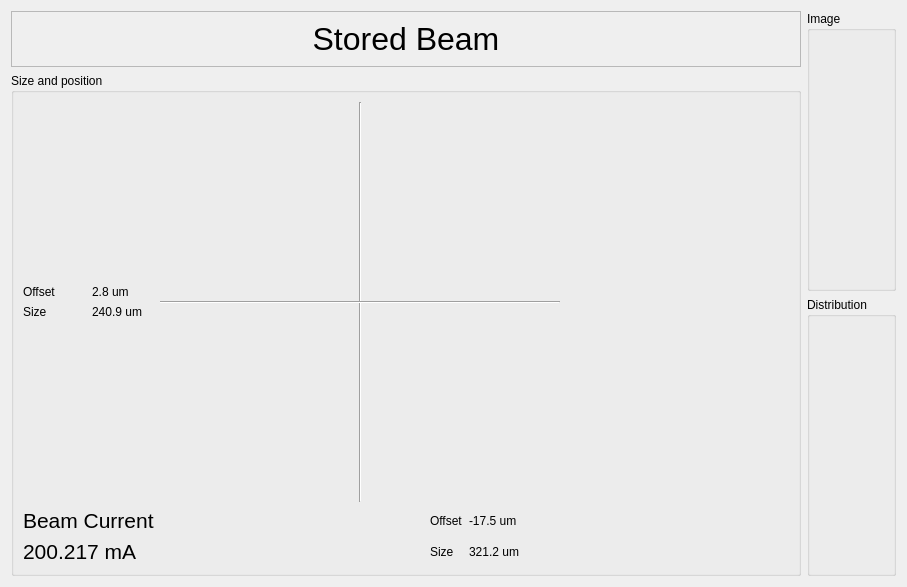
<?xml version="1.0" encoding="UTF-8"?>
<ui version="4.0">
 <class>Form</class>
 <widget class="QWidget" name="Form">
  <property name="geometry">
   <rect>
    <x>0</x>
    <y>0</y>
    <width>907</width>
    <height>565</height>
   </rect>
  </property>
  <property name="windowTitle">
   <string>Stored Beam</string>
  </property>
  <layout class="QHBoxLayout" name="horizontalLayout">
   <item>
    <layout class="QVBoxLayout" name="verticalLayout">
     <item>
      <widget class="QFrame" name="frame_2">
       <property name="frameShape">
        <enum>QFrame::StyledPanel</enum>
       </property>
       <property name="frameShadow">
        <enum>QFrame::Raised</enum>
       </property>
       <layout class="QGridLayout" name="gridLayout_6">
        <item row="0" column="0">
         <widget class="QLabel" name="label_2">
          <property name="font">
           <font>
            <pointsize>24</pointsize>
           </font>
          </property>
          <property name="text">
           <string>Stored Beam</string>
          </property>
          <property name="alignment">
           <set>Qt::AlignCenter</set>
          </property>
         </widget>
        </item>
       </layout>
      </widget>
     </item>
     <item>
      <widget class="QGroupBox" name="groupBox_3">
       <property name="title">
        <string>Size and position</string>
       </property>
       <layout class="QGridLayout" name="gridLayout_5">
        <item row="0" column="0">
         <layout class="QGridLayout" name="gridLayout">
          <item row="1" column="0">
           <widget class="QLabel" name="label_11">
            <property name="text">
             <string>Offset</string>
            </property>
           </widget>
          </item>
          <item row="1" column="1">
           <widget class="QELabel" name="qelabel_6">
            <property name="text">
             <string>2.8 um</string>
            </property>
            <property name="variable" stdset="0">
             <string>SR10BM02IMG01:Y_OFFSET_MONITOR</string>
            </property>
            <property name="allowDrop">
             <bool>true</bool>
            </property>
           </widget>
          </item>
          <item row="2" column="0">
           <widget class="QLabel" name="label_13">
            <property name="text">
             <string>Size</string>
            </property>
           </widget>
          </item>
          <item row="2" column="1">
           <widget class="QELabel" name="qelabel_7">
            <property name="text">
             <string>240.9 um</string>
            </property>
            <property name="variable" stdset="0">
             <string>SR10BM02IMG01:Y_SIZE_MONITOR</string>
            </property>
           </widget>
          </item>
          <item row="3" column="1">
           <spacer name="verticalSpacer">
            <property name="orientation">
             <enum>Qt::Vertical</enum>
            </property>
            <property name="sizeHint" stdset="0">
             <size>
              <width>20</width>
              <height>40</height>
             </size>
            </property>
           </spacer>
          </item>
          <item row="0" column="1">
           <spacer name="verticalSpacer_2">
            <property name="orientation">
             <enum>Qt::Vertical</enum>
            </property>
            <property name="sizeHint" stdset="0">
             <size>
              <width>20</width>
              <height>40</height>
             </size>
            </property>
           </spacer>
          </item>
         </layout>
        </item>
        <item row="1" column="0">
         <layout class="QVBoxLayout" name="verticalLayout_3">
          <item>
           <widget class="QLabel" name="label_5">
            <property name="font">
             <font>
              <pointsize>16</pointsize>
             </font>
            </property>
            <property name="text">
             <string>Beam Current</string>
            </property>
           </widget>
          </item>
          <item>
           <widget class="QELabel" name="qelabel_5">
            <property name="font">
             <font>
              <pointsize>16</pointsize>
             </font>
            </property>
            <property name="text">
             <string>200.217 mA</string>
            </property>
            <property name="variable" stdset="0">
             <string>SR11BCM01:CURRENT_MONITOR</string>
            </property>
           </widget>
          </item>
         </layout>
        </item>
        <item row="1" column="1">
         <layout class="QGridLayout" name="gridLayout_2">
          <item row="0" column="1">
           <widget class="QLabel" name="label_3">
            <property name="text">
             <string>Offset</string>
            </property>
           </widget>
          </item>
          <item row="0" column="2">
           <widget class="QELabel" name="qelabel_3">
            <property name="text">
             <string>-17.5 um</string>
            </property>
            <property name="variable" stdset="0">
             <string>SR10BM02IMG01:X_OFFSET_MONITOR</string>
            </property>
           </widget>
          </item>
          <item row="1" column="1">
           <widget class="QLabel" name="label">
            <property name="text">
             <string>Size</string>
            </property>
           </widget>
          </item>
          <item row="1" column="2">
           <widget class="QELabel" name="qelabel">
            <property name="text">
             <string>321.2 um</string>
            </property>
            <property name="variable" stdset="0">
             <string>SR10BM02IMG01:X_SIZE_MONITOR</string>
            </property>
           </widget>
          </item>
          <item row="0" column="3">
           <spacer name="horizontalSpacer">
            <property name="orientation">
             <enum>Qt::Horizontal</enum>
            </property>
            <property name="sizeHint" stdset="0">
             <size>
              <width>40</width>
              <height>20</height>
             </size>
            </property>
           </spacer>
          </item>
          <item row="0" column="0">
           <spacer name="horizontalSpacer_2">
            <property name="orientation">
             <enum>Qt::Horizontal</enum>
            </property>
            <property name="sizeHint" stdset="0">
             <size>
              <width>40</width>
              <height>20</height>
             </size>
            </property>
           </spacer>
          </item>
         </layout>
        </item>
        <item row="0" column="1">
         <widget class="QFrame" name="frame">
          <property name="sizePolicy">
           <sizepolicy hsizetype="Fixed" vsizetype="Fixed">
            <horstretch>0</horstretch>
            <verstretch>0</verstretch>
           </sizepolicy>
          </property>
          <property name="minimumSize">
           <size>
            <width>400</width>
            <height>400</height>
           </size>
          </property>
          <property name="maximumSize">
           <size>
            <width>400</width>
            <height>400</height>
           </size>
          </property>
          <property name="frameShape">
           <enum>QFrame::NoFrame</enum>
          </property>
          <property name="frameShadow">
           <enum>QFrame::Plain</enum>
          </property>
          <property name="lineWidth">
           <number>0</number>
          </property>
          <widget class="Line" name="line">
           <property name="geometry">
            <rect>
             <x>0</x>
             <y>190</y>
             <width>400</width>
             <height>20</height>
            </rect>
           </property>
           <property name="minimumSize">
            <size>
             <width>400</width>
             <height>20</height>
            </size>
           </property>
           <property name="maximumSize">
            <size>
             <width>400</width>
             <height>20</height>
            </size>
           </property>
           <property name="orientation">
            <enum>Qt::Horizontal</enum>
           </property>
          </widget>
          <widget class="Line" name="line_2">
           <property name="geometry">
            <rect>
             <x>190</x>
             <y>0</y>
             <width>20</width>
             <height>400</height>
            </rect>
           </property>
           <property name="minimumSize">
            <size>
             <width>20</width>
             <height>400</height>
            </size>
           </property>
           <property name="maximumSize">
            <size>
             <width>20</width>
             <height>400</height>
            </size>
           </property>
           <property name="orientation">
            <enum>Qt::Vertical</enum>
           </property>
          </widget>
          <widget class="QCaShapePlugin" name="qcashapeplugin">
           <property name="geometry">
            <rect>
             <x>0</x>
             <y>0</y>
             <width>400</width>
             <height>400</height>
            </rect>
           </property>
           <property name="sizePolicy">
            <sizepolicy hsizetype="Fixed" vsizetype="Fixed">
             <horstretch>0</horstretch>
             <verstretch>0</verstretch>
            </sizepolicy>
           </property>
           <property name="minimumSize">
            <size>
             <width>400</width>
             <height>400</height>
            </size>
           </property>
           <property name="maximumSize">
            <size>
             <width>400</width>
             <height>400</height>
            </size>
           </property>
           <property name="variable1" stdset="0">
            <string>SR10BM02IMG01:X_SIZE_MONITOR</string>
           </property>
           <property name="variable2" stdset="0">
            <string>SR10BM02IMG01:Y_SIZE_MONITOR</string>
           </property>
           <property name="variable3" stdset="0">
            <string>SR10BM02IMG01:X_OFFSET_MONITOR</string>
           </property>
           <property name="variable4" stdset="0">
            <string>SR10BM02IMG01:Y_OFFSET_MONITOR</string>
           </property>
           <property name="variable5" stdset="0">
            <string>SR11BCM01:CURRENT_MONITOR</string>
           </property>
           <property name="allowDrop">
            <bool>true</bool>
           </property>
           <property name="scale1" stdset="0">
            <double>0.002000000000000</double>
           </property>
           <property name="scale2" stdset="0">
            <double>0.002000000000000</double>
           </property>
           <property name="scale3" stdset="0">
            <double>1.000000000000000</double>
           </property>
           <property name="scale4" stdset="0">
            <double>-1.000000000000000</double>
           </property>
           <property name="scale5" stdset="0">
            <double>1.000000000000000</double>
           </property>
           <property name="offset3" stdset="0">
            <double>0.000000000000000</double>
           </property>
           <property name="offset4" stdset="0">
            <double>0.000000000000000</double>
           </property>
           <property name="originTranslation">
            <point>
             <x>-200</x>
             <y>-200</y>
            </point>
           </property>
           <property name="point1" stdset="0">
            <point>
             <x>-200</x>
             <y>-200</y>
            </point>
           </property>
           <property name="point2" stdset="0">
            <point>
             <x>400</x>
             <y>400</y>
            </point>
           </property>
           <property name="color1" stdset="0">
            <color>
             <red>255</red>
             <green>114</green>
             <blue>135</blue>
            </color>
           </property>
           <property name="shape" stdset="0">
            <enum>QCaShapePlugin::Ellipse</enum>
           </property>
          </widget>
          <zorder>qcashapeplugin</zorder>
          <zorder>line_2</zorder>
          <zorder>line</zorder>
         </widget>
        </item>
       </layout>
      </widget>
     </item>
    </layout>
   </item>
   <item>
    <layout class="QVBoxLayout" name="verticalLayout_2">
     <item>
      <widget class="QGroupBox" name="groupBox_2">
       <property name="title">
        <string>Image</string>
       </property>
       <layout class="QGridLayout" name="gridLayout_4"/>
      </widget>
     </item>
     <item>
      <widget class="QGroupBox" name="groupBox">
       <property name="title">
        <string>Distribution</string>
       </property>
       <layout class="QGridLayout" name="gridLayout_3">
        <item row="0" column="0">
         <widget class="QEPlot" name="qeplot">
          <property name="minimumSize">
           <size>
            <width>0</width>
            <height>150</height>
           </size>
          </property>
          <property name="maximumSize">
           <size>
            <width>16777215</width>
            <height>150</height>
           </size>
          </property>
          <property name="variable1" stdset="0">
           <string>SR10BM02IMG01:XDIST_MONITOR</string>
          </property>
          <property name="variable2" stdset="0">
           <string>SR10BM02IMG01:YDIST_MONITOR</string>
          </property>
          <property name="traceColor1">
           <color>
            <red>0</red>
            <green>128</green>
            <blue>0</blue>
           </color>
          </property>
          <property name="traceLegend1">
           <string>X</string>
          </property>
          <property name="traceLegend2">
           <string>Y</string>
          </property>
         </widget>
        </item>
        <item row="1" column="0">
         <widget class="QEImage" name="qeimage">
          <property name="imageVariable" stdset="0">
           <string>SR10BM02IMG01:DATA_MONITOR</string>
          </property>
          <property name="widthVariable" stdset="0">
           <string>SR10BM02IMG01:WIDTH_MONITOR</string>
          </property>
          <property name="heightVariable" stdset="0">
           <string>SR10BM02IMG01:HEIGHT_MONITOR</string>
          </property>
          <property name="formatOption" stdset="0">
           <enum>QEImage::Grey_8</enum>
          </property>
          <property name="enableProfileSelection">
           <bool>true</bool>
          </property>
          <property name="resizeOption" stdset="0">
           <enum>QEImage::Zoom</enum>
          </property>
          <property name="zoom">
           <number>400</number>
          </property>
         </widget>
        </item>
       </layout>
      </widget>
     </item>
    </layout>
   </item>
  </layout>
 </widget>
 <customwidgets>
  <customwidget>
   <class>QEImage</class>
   <extends>QFrame</extends>
   <header>QEImage.h</header>
  </customwidget>
  <customwidget>
   <class>QELabel</class>
   <extends>QLabel</extends>
   <header>QELabel.h</header>
  </customwidget>
  <customwidget>
   <class>QEPlot</class>
   <extends>QwtPlot</extends>
   <header>QEPlot.h</header>
  </customwidget>
  <customwidget>
   <class>QEShape</class>
   <extends>QWidget</extends>
   <header>QEShape.h</header>
  </customwidget>
  <customwidget>
   <class>QCaShapePlugin</class>
   <extends>QEShape</extends>
   <header>QCaShapePlugin.h</header>
  </customwidget>
  <customwidget>
   <class>QwtPlot</class>
   <extends>QFrame</extends>
   <header>qwt_plot.h</header>
  </customwidget>
 </customwidgets>
 <resources/>
 <connections/>
</ui>
